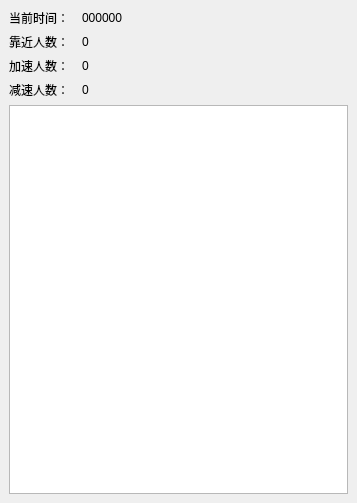
<?xml version="1.0" encoding="UTF-8"?>
<ui version="4.0">
 <class>dockWidget</class>
 <widget class="QDockWidget" name="dockWidget">
  <property name="geometry">
   <rect>
    <x>0</x>
    <y>0</y>
    <width>357</width>
    <height>503</height>
   </rect>
  </property>
  <property name="windowTitle">
   <string>处理结果</string>
  </property>
  <widget class="QWidget" name="dockWidgetContents">
   <layout class="QVBoxLayout" name="verticalLayout_2">
    <item>
     <layout class="QVBoxLayout" name="verticalLayout">
      <item>
       <layout class="QHBoxLayout" name="horizontalLayout" stretch="1,4">
        <item>
         <widget class="QLabel" name="label_2">
          <property name="text">
           <string>当前时间：</string>
          </property>
         </widget>
        </item>
        <item>
         <widget class="QLabel" name="currentTime">
          <property name="text">
           <string>000000</string>
          </property>
         </widget>
        </item>
       </layout>
      </item>
      <item>
       <layout class="QHBoxLayout" name="horizontalLayout_2" stretch="1,4">
        <item>
         <widget class="QLabel" name="label_4">
          <property name="text">
           <string>靠近人数：</string>
          </property>
         </widget>
        </item>
        <item>
         <widget class="QLabel" name="closingNum">
          <property name="text">
           <string>0</string>
          </property>
         </widget>
        </item>
       </layout>
      </item>
      <item>
       <layout class="QHBoxLayout" name="horizontalLayout_3" stretch="1,4">
        <item>
         <widget class="QLabel" name="label_6">
          <property name="text">
           <string>加速人数：</string>
          </property>
         </widget>
        </item>
        <item>
         <widget class="QLabel" name="accelerateNum">
          <property name="text">
           <string>0</string>
          </property>
         </widget>
        </item>
       </layout>
      </item>
      <item>
       <layout class="QHBoxLayout" name="horizontalLayout_4" stretch="1,4">
        <item>
         <widget class="QLabel" name="label_8">
          <property name="text">
           <string>减速人数：</string>
          </property>
         </widget>
        </item>
        <item>
         <widget class="QLabel" name="decelerateNum">
          <property name="text">
           <string>0</string>
          </property>
         </widget>
        </item>
       </layout>
      </item>
      <item>
       <widget class="QTableWidget" name="tableWidget"/>
      </item>
     </layout>
    </item>
   </layout>
  </widget>
 </widget>
 <resources/>
 <connections/>
</ui>
